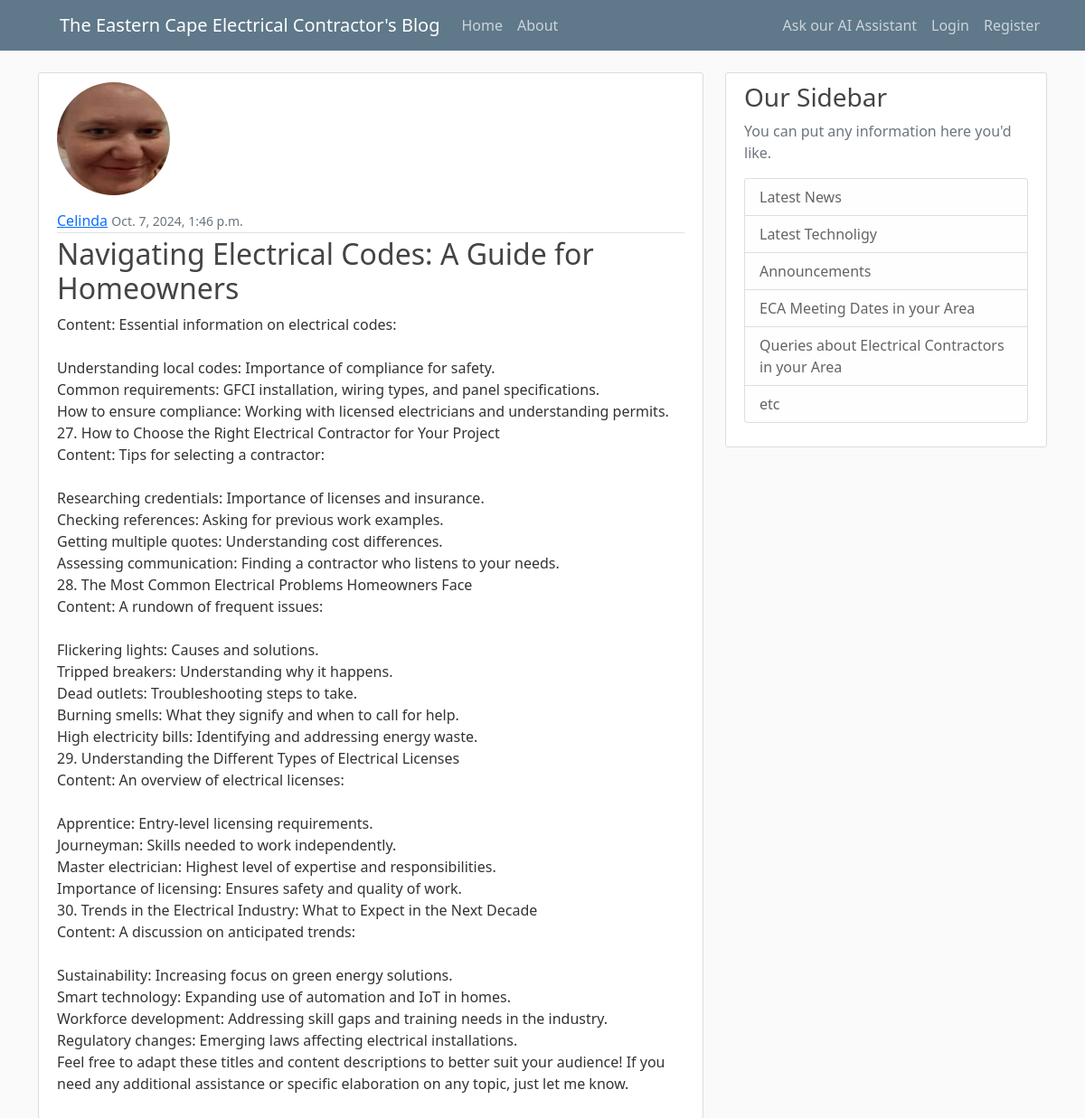
The page /post/29/ on the database its author committed.
### CoC_Blog/models.py (models this page shows, shortened)
class Post(models.Model):
    title = models.CharField(max_length=100)
    content = models.TextField()
    date_posted = models.DateTimeField(default=timezone.now)
    author = models.ForeignKey(User, on_delete=models.CASCADE)

### users/models.py (models this page shows, shortened)
class Profile(models.Model):
    user = models.OneToOneField(User, on_delete=models.CASCADE)
    image = models.ImageField(default='default.jpg', upload_to='profile_pics')

### CoC_Blog/views.py (the view)
# urls.py: path('post/<int:pk>/', PostDetailView.as_view(), name='post-detail'),
class PostDetailView(DetailView):
    model = Post

### CoC_Blog/templates/CoC_Blog/post_detail.html (shortened to what this page needs)
{% extends "CoC_Blog/base.html" %}
{% block content %}
    <article class="media content-section">
     <img class="rounded-circle account-img" src="{{ object.author.profile.image.url }}">
      <div class="media-body">
        <div class="article-metadata">
          <a class="mr-2" href="{% url 'user-posts' object.author.username %}">{{ object.author }}</a>
          <small class="text-muted">{{ object.date_posted }}</small>
        </div>
        <h2 class="article-title">{{ object.title }}</h2>
        <p class="article-content">{{ object.content }}</p>
      </div>
    </article>
{% endblock content %}

### static/CoC_Blog/main.css (style rules this page uses)
body { background: #fafafa; color: #333333; margin-top: 5rem; }
h1, h2, h3, h4, h5, h6 { color: #444444; }
.content-section { background: #ffffff; padding: 10px 20px; border: 1px solid #dddddd; border-radius: 3px; margin-bottom: 20px; }
.article-title { color: #444444; }
.article-content { white-space: pre-line; }
.article-metadata { padding-bottom: 1px; margin-bottom: 4px; border-bottom: 1px solid #e3e3e3 }
.account-img { height: 125px; width: 125px; margin-right: 20px; margin-bottom: 16px; }

### rows shown on the page
Post: author.profile.image (picture), author "Celinda", date_posted "Oct. 7, 2024, 1:46 p.m.", title "Navigating Electrical Codes: A Guide for Homeowners", content "Content: Essential information on electrical codes: Understanding local codes: Importance of compliance for safety. Common requirements: GFCI installation, wiring types, and panel specifications. How to ensure compliance: Working with licensed electricians and understanding permits. 27. How to Choose the Right Electrical Contractor for Your Project Content: Tips for selecting a contractor: Researching credentials: Importance of licenses and insurance. Checking references: Asking for previous work examples. Getting multiple quotes: Understanding cost differences. Assessing communication: Finding a contractor who listens to your needs. 28. The Most Common Electrical Problems Homeowners Face…"
